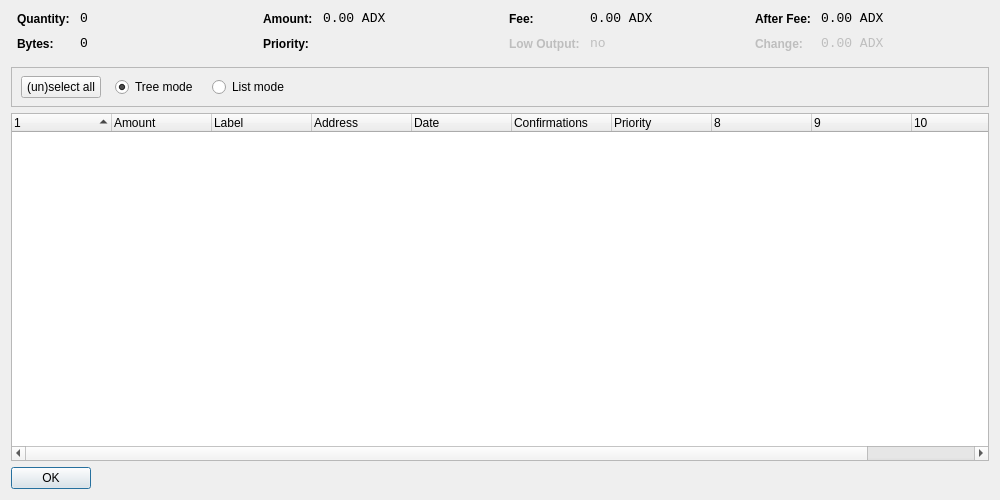
<?xml version="1.0" encoding="UTF-8"?>
<ui version="4.0">
 <class>CoinControlDialog</class>
 <widget class="QDialog" name="CoinControlDialog">
  <property name="geometry">
   <rect>
    <x>0</x>
    <y>0</y>
    <width>1000</width>
    <height>500</height>
   </rect>
  </property>
  <property name="windowTitle">
   <string>Coin Control</string>
  </property>
  <layout class="QVBoxLayout" name="verticalLayout">
   <item>
    <layout class="QHBoxLayout" name="horizontalLayoutTop" stretch="0,0,0,0">
     <property name="topMargin">
      <number>0</number>
     </property>
     <property name="bottomMargin">
      <number>10</number>
     </property>
     <item>
      <layout class="QFormLayout" name="formLayoutCoinControl1">
       <property name="horizontalSpacing">
        <number>10</number>
       </property>
       <property name="verticalSpacing">
        <number>10</number>
       </property>
       <property name="leftMargin">
        <number>6</number>
       </property>
       <property name="rightMargin">
        <number>6</number>
       </property>
       <item row="0" column="0">
        <widget class="QLabel" name="labelCoinControlQuantityText">
         <property name="styleSheet">
          <string notr="true">font-weight:bold;</string>
         </property>
         <property name="text">
          <string>Quantity:</string>
         </property>
        </widget>
       </item>
       <item row="0" column="1">
        <widget class="QLabel" name="labelCoinControlQuantity">
         <property name="font">
          <font>
           <family>Monospace</family>
           <pointsize>10</pointsize>
          </font>
         </property>
         <property name="cursor">
          <cursorShape>IBeamCursor</cursorShape>
         </property>
         <property name="contextMenuPolicy">
          <enum>Qt::ActionsContextMenu</enum>
         </property>
         <property name="text">
          <string notr="true">0</string>
         </property>
         <property name="textInteractionFlags">
          <set>Qt::LinksAccessibleByMouse|Qt::TextSelectableByKeyboard|Qt::TextSelectableByMouse</set>
         </property>
        </widget>
       </item>
       <item row="1" column="0">
        <widget class="QLabel" name="labelCoinControlBytesText">
         <property name="styleSheet">
          <string notr="true">font-weight:bold;</string>
         </property>
         <property name="text">
          <string>Bytes:</string>
         </property>
        </widget>
       </item>
       <item row="1" column="1">
        <widget class="QLabel" name="labelCoinControlBytes">
         <property name="font">
          <font>
           <family>Monospace</family>
           <pointsize>10</pointsize>
          </font>
         </property>
         <property name="cursor">
          <cursorShape>IBeamCursor</cursorShape>
         </property>
         <property name="contextMenuPolicy">
          <enum>Qt::ActionsContextMenu</enum>
         </property>
         <property name="text">
          <string notr="true">0</string>
         </property>
         <property name="textInteractionFlags">
          <set>Qt::LinksAccessibleByMouse|Qt::TextSelectableByKeyboard|Qt::TextSelectableByMouse</set>
         </property>
        </widget>
       </item>
      </layout>
     </item>
     <item>
      <layout class="QFormLayout" name="formLayoutCoinControl2">
       <property name="horizontalSpacing">
        <number>10</number>
       </property>
       <property name="verticalSpacing">
        <number>10</number>
       </property>
       <property name="leftMargin">
        <number>6</number>
       </property>
       <property name="rightMargin">
        <number>6</number>
       </property>
       <item row="0" column="0">
        <widget class="QLabel" name="labelCoinControlAmountText">
         <property name="styleSheet">
          <string notr="true">font-weight:bold;</string>
         </property>
         <property name="text">
          <string>Amount:</string>
         </property>
        </widget>
       </item>
       <item row="0" column="1">
        <widget class="QLabel" name="labelCoinControlAmount">
         <property name="font">
          <font>
           <family>Monospace</family>
           <pointsize>10</pointsize>
          </font>
         </property>
         <property name="cursor">
          <cursorShape>IBeamCursor</cursorShape>
         </property>
         <property name="contextMenuPolicy">
          <enum>Qt::ActionsContextMenu</enum>
         </property>
         <property name="text">
          <string notr="true">0.00 ADX</string>
         </property>
         <property name="textInteractionFlags">
          <set>Qt::LinksAccessibleByMouse|Qt::TextSelectableByKeyboard|Qt::TextSelectableByMouse</set>
         </property>
        </widget>
       </item>
       <item row="1" column="0">
        <widget class="QLabel" name="labelCoinControlPriorityText">
         <property name="styleSheet">
          <string notr="true">font-weight:bold;</string>
         </property>
         <property name="text">
          <string>Priority:</string>
         </property>
        </widget>
       </item>
       <item row="1" column="1">
        <widget class="QLabel" name="labelCoinControlPriority">
         <property name="font">
          <font>
           <family>Monospace</family>
           <pointsize>10</pointsize>
          </font>
         </property>
         <property name="cursor">
          <cursorShape>IBeamCursor</cursorShape>
         </property>
         <property name="contextMenuPolicy">
          <enum>Qt::ActionsContextMenu</enum>
         </property>
         <property name="text">
          <string/>
         </property>
         <property name="textInteractionFlags">
          <set>Qt::LinksAccessibleByMouse|Qt::TextSelectableByKeyboard|Qt::TextSelectableByMouse</set>
         </property>
        </widget>
       </item>
      </layout>
     </item>
     <item>
      <layout class="QFormLayout" name="formLayoutCoinControl3">
       <property name="horizontalSpacing">
        <number>10</number>
       </property>
       <property name="verticalSpacing">
        <number>10</number>
       </property>
       <property name="leftMargin">
        <number>6</number>
       </property>
       <property name="rightMargin">
        <number>6</number>
       </property>
       <item row="0" column="0">
        <widget class="QLabel" name="labelCoinControlFeeText">
         <property name="styleSheet">
          <string notr="true">font-weight:bold;</string>
         </property>
         <property name="text">
          <string>Fee:</string>
         </property>
        </widget>
       </item>
       <item row="0" column="1">
        <widget class="QLabel" name="labelCoinControlFee">
         <property name="font">
          <font>
           <family>Monospace</family>
           <pointsize>10</pointsize>
          </font>
         </property>
         <property name="cursor">
          <cursorShape>IBeamCursor</cursorShape>
         </property>
         <property name="contextMenuPolicy">
          <enum>Qt::ActionsContextMenu</enum>
         </property>
         <property name="text">
          <string notr="true">0.00 ADX</string>
         </property>
         <property name="textInteractionFlags">
          <set>Qt::LinksAccessibleByMouse|Qt::TextSelectableByKeyboard|Qt::TextSelectableByMouse</set>
         </property>
        </widget>
       </item>
       <item row="1" column="0">
        <widget class="QLabel" name="labelCoinControlLowOutputText">
         <property name="enabled">
          <bool>false</bool>
         </property>
         <property name="styleSheet">
          <string notr="true">font-weight:bold;</string>
         </property>
         <property name="text">
          <string>Low Output:</string>
         </property>
        </widget>
       </item>
       <item row="1" column="1">
        <widget class="QLabel" name="labelCoinControlLowOutput">
         <property name="enabled">
          <bool>false</bool>
         </property>
         <property name="font">
          <font>
           <family>Monospace</family>
           <pointsize>10</pointsize>
          </font>
         </property>
         <property name="cursor">
          <cursorShape>IBeamCursor</cursorShape>
         </property>
         <property name="contextMenuPolicy">
          <enum>Qt::ActionsContextMenu</enum>
         </property>
         <property name="text">
          <string notr="true">no</string>
         </property>
         <property name="textInteractionFlags">
          <set>Qt::LinksAccessibleByMouse|Qt::TextSelectableByKeyboard|Qt::TextSelectableByMouse</set>
         </property>
        </widget>
       </item>
      </layout>
     </item>
     <item>
      <layout class="QFormLayout" name="formLayoutCoinControl4">
       <property name="horizontalSpacing">
        <number>10</number>
       </property>
       <property name="verticalSpacing">
        <number>10</number>
       </property>
       <property name="leftMargin">
        <number>6</number>
       </property>
       <property name="rightMargin">
        <number>6</number>
       </property>
       <item row="0" column="0">
        <widget class="QLabel" name="labelCoinControlAfterFeeText">
         <property name="styleSheet">
          <string notr="true">font-weight:bold;</string>
         </property>
         <property name="text">
          <string>After Fee:</string>
         </property>
        </widget>
       </item>
       <item row="0" column="1">
        <widget class="QLabel" name="labelCoinControlAfterFee">
         <property name="font">
          <font>
           <family>Monospace</family>
           <pointsize>10</pointsize>
          </font>
         </property>
         <property name="cursor">
          <cursorShape>IBeamCursor</cursorShape>
         </property>
         <property name="contextMenuPolicy">
          <enum>Qt::ActionsContextMenu</enum>
         </property>
         <property name="text">
          <string notr="true">0.00 ADX</string>
         </property>
         <property name="textInteractionFlags">
          <set>Qt::LinksAccessibleByMouse|Qt::TextSelectableByKeyboard|Qt::TextSelectableByMouse</set>
         </property>
        </widget>
       </item>
       <item row="1" column="0">
        <widget class="QLabel" name="labelCoinControlChangeText">
         <property name="enabled">
          <bool>false</bool>
         </property>
         <property name="styleSheet">
          <string notr="true">font-weight:bold;</string>
         </property>
         <property name="text">
          <string>Change:</string>
         </property>
        </widget>
       </item>
       <item row="1" column="1">
        <widget class="QLabel" name="labelCoinControlChange">
         <property name="enabled">
          <bool>false</bool>
         </property>
         <property name="font">
          <font>
           <family>Monospace</family>
           <pointsize>10</pointsize>
          </font>
         </property>
         <property name="cursor">
          <cursorShape>IBeamCursor</cursorShape>
         </property>
         <property name="contextMenuPolicy">
          <enum>Qt::ActionsContextMenu</enum>
         </property>
         <property name="text">
          <string notr="true">0.00 ADX</string>
         </property>
         <property name="textInteractionFlags">
          <set>Qt::LinksAccessibleByMouse|Qt::TextSelectableByKeyboard|Qt::TextSelectableByMouse</set>
         </property>
        </widget>
       </item>
      </layout>
     </item>
    </layout>
   </item>
   <item>
    <widget class="QFrame" name="frame">
     <property name="minimumSize">
      <size>
       <width>0</width>
       <height>40</height>
      </size>
     </property>
     <property name="frameShape">
      <enum>QFrame::StyledPanel</enum>
     </property>
     <property name="frameShadow">
      <enum>QFrame::Sunken</enum>
     </property>
     <widget class="QWidget" name="horizontalLayoutWidget">
      <property name="geometry">
       <rect>
        <x>10</x>
        <y>0</y>
        <width>781</width>
        <height>41</height>
       </rect>
      </property>
      <layout class="QHBoxLayout" name="horizontalLayoutPanel" stretch="0,0,0,0,0">
       <property name="spacing">
        <number>14</number>
       </property>
       <item>
        <widget class="QPushButton" name="pushButtonSelectAll">
         <property name="sizePolicy">
          <sizepolicy hsizetype="Maximum" vsizetype="Fixed">
           <horstretch>0</horstretch>
           <verstretch>0</verstretch>
          </sizepolicy>
         </property>
         <property name="text">
          <string>(un)select all</string>
         </property>
        </widget>
       </item>
       <item>
        <widget class="QRadioButton" name="radioTreeMode">
         <property name="sizePolicy">
          <sizepolicy hsizetype="Maximum" vsizetype="Fixed">
           <horstretch>0</horstretch>
           <verstretch>0</verstretch>
          </sizepolicy>
         </property>
         <property name="text">
          <string>Tree mode</string>
         </property>
         <property name="checked">
          <bool>true</bool>
         </property>
        </widget>
       </item>
       <item>
        <widget class="QRadioButton" name="radioListMode">
         <property name="sizePolicy">
          <sizepolicy hsizetype="Maximum" vsizetype="Fixed">
           <horstretch>0</horstretch>
           <verstretch>0</verstretch>
          </sizepolicy>
         </property>
         <property name="text">
          <string>List mode</string>
         </property>
        </widget>
       </item>
       <item>
        <spacer name="horizontalSpacer">
         <property name="orientation">
          <enum>Qt::Horizontal</enum>
         </property>
         <property name="sizeHint" stdset="0">
          <size>
           <width>40</width>
           <height>20</height>
          </size>
         </property>
        </spacer>
       </item>
      </layout>
     </widget>
    </widget>
   </item>
   <item>
    <widget class="CoinControlTreeWidget" name="treeWidget">
     <property name="contextMenuPolicy">
      <enum>Qt::CustomContextMenu</enum>
     </property>
     <property name="sortingEnabled">
      <bool>false</bool>
     </property>
     <property name="columnCount">
      <number>11</number>
     </property>
     <attribute name="headerShowSortIndicator" stdset="0">
      <bool>true</bool>
     </attribute>
     <attribute name="headerStretchLastSection">
      <bool>false</bool>
     </attribute>
     <column>
      <property name="text">
       <string/>
      </property>
     </column>
     <column>
      <property name="text">
       <string>Amount</string>
      </property>
     </column>
     <column>
      <property name="text">
       <string>Label</string>
      </property>
     </column>
     <column>
      <property name="text">
       <string>Address</string>
      </property>
     </column>
     <column>
      <property name="text">
       <string>Date</string>
      </property>
     </column>
     <column>
      <property name="text">
       <string>Confirmations</string>
      </property>
      <property name="toolTip">
       <string>Confirmed</string>
      </property>
     </column>
     <column>
      <property name="text">
       <string>Priority</string>
      </property>
     </column>
     <column>
      <property name="text">
       <string/>
      </property>
     </column>
     <column>
      <property name="text">
       <string/>
      </property>
     </column>
     <column>
      <property name="text">
       <string/>
      </property>
     </column>
     <column>
      <property name="text">
       <string/>
      </property>
     </column>
    </widget>
   </item>
   <item>
    <widget class="QDialogButtonBox" name="buttonBox">
     <property name="sizePolicy">
      <sizepolicy hsizetype="Maximum" vsizetype="Fixed">
       <horstretch>0</horstretch>
       <verstretch>0</verstretch>
      </sizepolicy>
     </property>
     <property name="orientation">
      <enum>Qt::Horizontal</enum>
     </property>
     <property name="standardButtons">
      <set>QDialogButtonBox::Ok</set>
     </property>
    </widget>
   </item>
  </layout>
 </widget>
 <customwidgets>
  <customwidget>
   <class>CoinControlTreeWidget</class>
   <extends>QTreeWidget</extends>
   <header>coincontroltreewidget.h</header>
  </customwidget>
 </customwidgets>
 <resources/>
 <connections/>
</ui>
